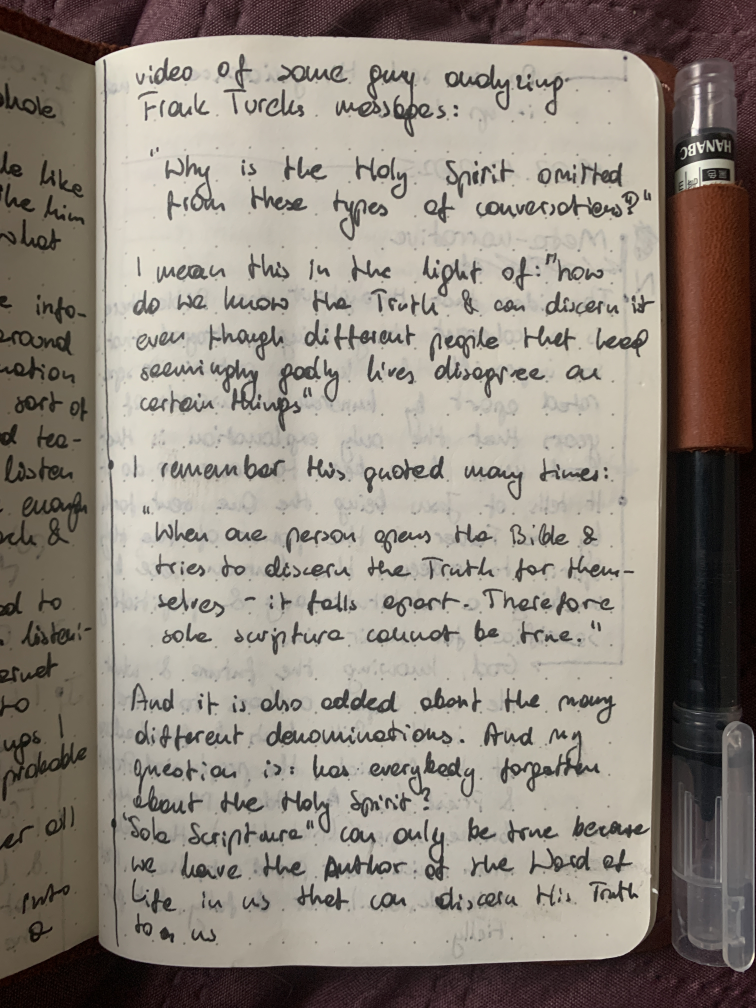
#> input picture sample1.jpg, 3024 x 4032 px (shown at 1/4 size)
$ python -i util.py   (imports and definitions only)   (older library calls are emulated)
#> lines starting #> are read from the running program, lines starting #| are printed output that depends on the picture; after the words box and inside, x2 and y2 are one past the last pixel; in counts of white or black regions, pixels touching at a corner belong together
import cv2
import numpy as np
import matplotlib.pyplot as plt

def show(img, title=None):
    plt.imshow(cv2.cvtColor(img, cv2.COLOR_BGR2RGB))
    if title:
        plt.title(title)


def resize_to_consistent_resolution(img, target_width=2000, target_height=None):
    """
    Resizes an input image to a consistent resolution for downstream processing.

    Parameters:
        img: np.ndarray
            Input BGR image.
        target_width: int,......
            Desired width in pixels (default 2000).
        target_height: int or None
            Optional fixed height. If None, height is scaled to preserve aspect ratio.

    Returns:
        resized_img: np.ndarray
            Image resized to the desired resolution.
        scale_x, scale_y: float
            Scaling factors applied to width and height (for coordinate adjustments).
    """
    h, w = img.shape[:2]

    if target_height is None:
        # Preserve aspect ratio
        scale = target_width / w
        target_height = int(h * scale)
    else:
        # Fixed dimensions (may distort slightly)
        scale = None

    resized_img = cv2.resize(img, (target_width, target_height), interpolation=cv2.INTER_AREA)

    # Calculate scaling factors (useful if you want to map coordinates back to original image)
    scale_x = target_width / w
    scale_y = target_height / h

    return resized_img, scale_x, scale_y


def find_edges(img_gray, kernel_size, binary_min_threshold):
    gradient_x = cv2.Sobel(img_gray, cv2.CV_64F, 1, 0, ksize=kernel_size)
    gradient_y = cv2.Sobel(img_gray, cv2.CV_64F, 0, 1, ksize=kernel_size)

    gradient_magnitude = cv2.magnitude(gradient_x, gradient_y)
    gradient_magnitude = cv2.normalize(gradient_magnitude, None, 0, 255, cv2.NORM_MINMAX)
    gradient_magnitude = np.uint8(gradient_magnitude)

    _, edges = cv2.threshold(gradient_magnitude, binary_min_threshold, 255, cv2.THRESH_BINARY)

    return edges


def dilate(img, kernel_size, iterations):
    kernel = np.ones((kernel_size, kernel_size), np.uint8)
    eroded = cv2.dilate(img, kernel, iterations)
    return eroded


def erode(img, kernel_size, iterations):
    kernel = np.ones((kernel_size, kernel_size), np.uint8)
    eroded = cv2.erode(img, kernel, iterations)
    return eroded


def draw_lines(img, lines, title=None):
    line_img = img.copy()

    for line in lines:
        # handle both shapes
        if isinstance(line, (list, np.ndarray)) and len(line) == 1:
            x1, y1, x2, y2 = line[0]
        else:
            x1, y1, x2, y2 = line
        cv2.line(line_img, (x1, y1), (x2, y2), (0, 255, 0), thickness=15)

    plt.imshow(cv2.cvtColor(line_img, cv2.COLOR_BGR2RGB))
    if title:
        plt.title(title)


def filter_lines2(lines, horizontal_angle_variance, vertical_angle_variance):
    horiz_thresh = np.radians(horizontal_angle_variance)
    vert_thresh = np.radians(vertical_angle_variance)

    horizontal_lines, vertical_lines = [], []

    for line in lines:
        x1, y1, x2, y2 = line[0]
        angle = np.arctan2(y2 - y1, x2 - x1)

        # normalize angle to [0, π)
        if angle < 0:
            angle += np.pi

        if abs(angle) < horiz_thresh or abs(angle - np.pi) < horiz_thresh:
            horizontal_lines.append((x1, y1, x2, y2))
        elif abs(angle - np.pi/2) < vert_thresh:
            vertical_lines.append((x1, y1, x2, y2))

    return horizontal_lines, vertical_lines


def select_edge_lines(lines, orientation, min_separation):
    """
    Selects 2 longest lines that are sufficiently separated.
    Returns them sorted:
      - horizontal: top first, then bottom
      - vertical: left first, then right
    """
    lines_with_length = []
    for line in lines:
        x1, y1, x2, y2 = line
        length = np.hypot(x2 - x1, y2 - y1)
        lines_with_length.append((length, line))
    lines_with_length.sort(key=lambda x: x[0], reverse=True)

    selected = []
    for _, line in lines_with_length:
        if not selected:
            selected.append(line)
        else:
            x1, y1, x2, y2 = line
            if orientation == "horizontal":
                prev_y = np.mean([l[1] for l in selected] + [l[3] for l in selected])
                line_y = (y1 + y2) / 2
                if abs(line_y - prev_y) >= min_separation:
                    selected.append(line)
            elif orientation == "vertical":
                prev_x = np.mean([l[0] for l in selected] + [l[2] for l in selected])
                line_x = (x1 + x2) / 2
                if abs(line_x - prev_x) >= min_separation:
                    selected.append(line)
        if len(selected) == 2:
            break

    # Sort selected lines spatially
    if len(selected) == 2:
        if orientation == "horizontal":
            # sort by y (top first)
            selected.sort(key=lambda l: np.mean([l[1], l[3]]))
        elif orientation == "vertical":
            # sort by x (left first)
            selected.sort(key=lambda l: np.mean([l[0], l[2]]))

    return selected


def extend_line_to_image(line, img_shape, orientation):
    """
    Extends a line to the full image boundary in the specified orientation.

    Parameters:
        line: tuple (x1, y1, x2, y2)
        img_shape: shape of the image (height, width, ...)
        orientation: "horizontal" or "vertical"

    Returns:
        (x1, y1, x2, y2) - extended line clipped to image boundaries
    """
    height, width = img_shape[:2]
    x1, y1, x2, y2 = map(float, line)

    if orientation == "horizontal":
        # Avoid division by zero if the line is perfectly vertical
        if x2 == x1:
            x2 += 1e-6

        slope = (y2 - y1) / (x2 - x1)
        intercept = y1 - slope * x1

        # Extend line across entire image width
        new_x1, new_x2 = 0, width - 1
        new_y1 = slope * new_x1 + intercept
        new_y2 = slope * new_x2 + intercept

    elif orientation == "vertical":
        # Avoid division by zero if the line is perfectly horizontal
        if y2 == y1:
            y2 += 1e-6

        slope = (x2 - x1) / (y2 - y1)
        intercept = x1 - slope * y1

        # Extend line across entire image height
        new_y1, new_y2 = 0, height - 1
        new_x1 = slope * new_y1 + intercept
        new_x2 = slope * new_y2 + intercept

    else:
        raise ValueError("orientation must be 'horizontal' or 'vertical'")

    # Clip coordinates to image boundaries
    new_x1 = np.clip(new_x1, 0, width - 1)
    new_x2 = np.clip(new_x2, 0, width - 1)
    new_y1 = np.clip(new_y1, 0, height - 1)
    new_y2 = np.clip(new_y2, 0, height - 1)

    return int(new_x1), int(new_y1), int(new_x2), int(new_y2)

def compute_intersection(line1, line2):
    """
    Compute intersection point of two lines given as (x1, y1, x2, y2).
    Returns (x, y) as int tuple, or None if lines are parallel.
    """
    x1, y1, x2, y2 = map(float, line1)
    x3, y3, x4, y4 = map(float, line2)

    denom = (x1 - x2)*(y3 - y4) - (y1 - y2)*(x3 - x4)
    if denom == 0:
        return None  # Parallel lines

    px = ((x1*y2 - y1*x2)*(x3 - x4) - (x1 - x2)*(x3*y4 - y3*x4)) / denom
    py = ((x1*y2 - y1*x2)*(y3 - y4) - (y1 - y2)*(x3*y4 - y3*x4)) / denom
    return (int(px), int(py))

def clip_point_to_image(point, img_shape):
    h, w = img_shape[:2]
    x = np.clip(point[0], 0, w - 1)
    y = np.clip(point[1], 0, h - 1)
    return (int(x), int(y))


def draw_corners(img, corners, title=None):
    corner_vis = img.copy()
    corner_colors = [(0, 255, 0), (255, 0, 0), (0, 0, 255), (0, 255, 255)]
    corner_labels = ["tl", "tr", "br", "bl"]

    for (corner, color, label) in zip(corners, corner_colors, corner_labels):
        x, y = int(corner[0]), int(corner[1])
        cv2.circle(corner_vis, (x, y), 20, color, -1)
        # Offset the label slightly so it's readable
        cv2.putText(corner_vis, label, (x, y - 25),
                    cv2.FONT_HERSHEY_SIMPLEX, 3, (255, 255, 255), 5, cv2.LINE_AA)

    plt.imshow(cv2.cvtColor(corner_vis, cv2.COLOR_BGR2RGB))
    if title:
        plt.title(title)

def rescale_corners_to_original(corners, scale_x, scale_y):
    """
    Rescales a list of (x, y) coordinates from resized image space
    back to the original image dimensions.

    Parameters:
        points: list of (x, y)
            Coordinates from the resized image.
        scale_x: float
            Scale factor used for width during resizing.
        scale_y: float
            Scale factor used for height during resizing.

    Returns:
        rescaled_points: list of (x, y)
            Coordinates mapped back to the original image size.
    """
    rescaled_corners = []
    for (x, y) in corners:
        orig_x = int(x / scale_x)
        orig_y = int(y / scale_y)
        rescaled_corners.append((orig_x, orig_y))
    return rescaled_corners


def crop_from_corners(img, corners, title=None):
    x_coords = [c[0] for c in corners]
    y_coords = [c[1] for c in corners]
    x_min, x_max = min(x_coords), max(x_coords)
    y_min, y_max = min(y_coords), max(y_coords)

    cropped_img = img[y_min:y_max, x_min:x_max]

    plt.imshow(cv2.cvtColor(cropped_img, cv2.COLOR_BGR2RGB))
    if title:
        plt.title(title)


def find_text_region(img_path, show_images=True):
#> called with img_path = '../sample1.jpg', show_images = True
    img_original = cv2.imread(img_path)
#> img_original is the input picture: shape (4032, 3024, 3); mean B, G, R 126.7, 136.5, 144.5
    resize_image = False
    if img_original.shape != (4032, 3024):
        resize_image = True
        img, scale_x, scale_y = resize_to_consistent_resolution(img_original, target_width=3024, target_height=4032)
#> scale_x = 1; scale_y = 1
    else:
        img = img_orignal.copy()

    gray = cv2.cvtColor(img, cv2.COLOR_BGR2GRAY)
    edges = find_edges(gray, kernel_size=5, binary_min_threshold=30)
#> in find_edges, `gradient_y = cv2.Sobel(img_gray, cv2.CV_64F, 0, 1, ksize=kernel_size)`:
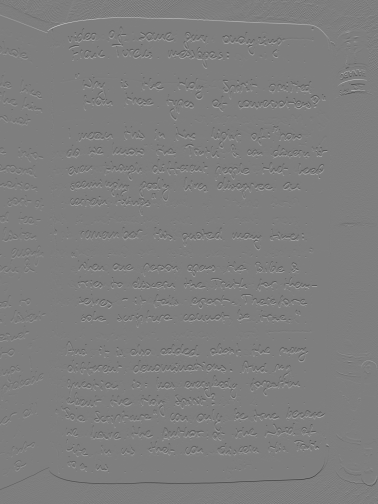
#> gradient_y: shape (4032, 3024) float64 (shown at 1/8 size); min -7821, max 7938, mean -0.6; drawn with min black and max white
#> in find_edges, `_, edges = cv2.threshold(gradient_magnitude, binary_min_threshold, 255..`:
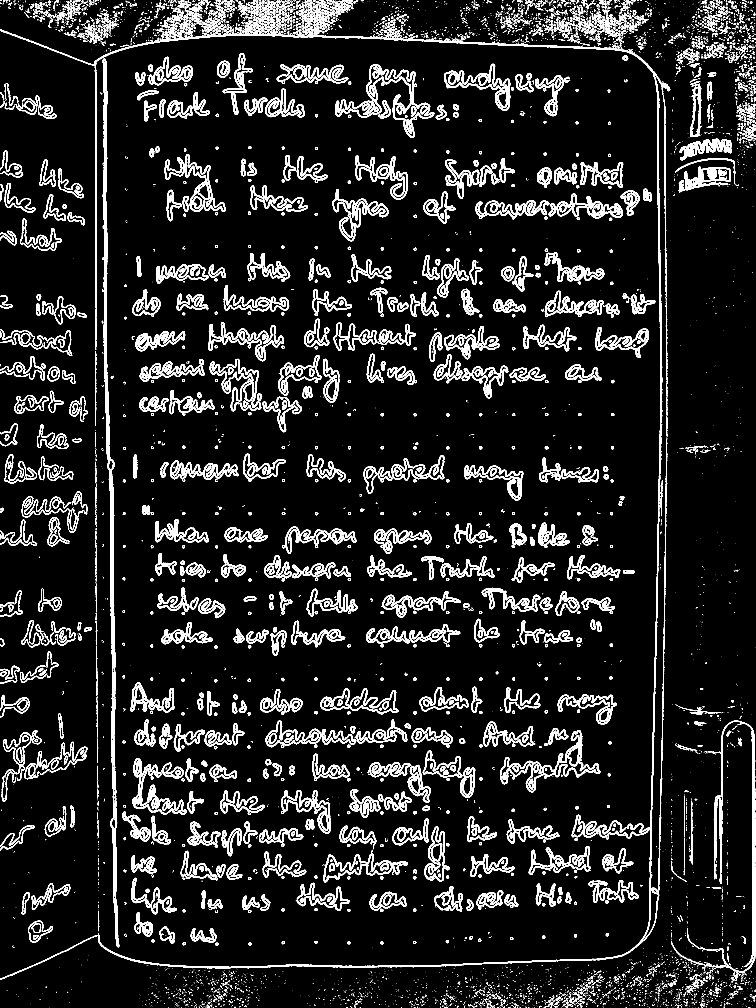
#> edges: shape (4032, 3024) (shown at 1/4 size); 9.4% white; 8871 white regions (6171 under 20 px), largest, box (x1, y1, x2, y2) and area: (0, 308, 2669, 3919) 39749, (410, 234, 477, 3789) 36423, (0, 117, 2681, 1400) 22344
    # show(edges)

    dilated = dilate(edges, kernel_size=7, iterations=1)
    if show_images:
        plt.figure(figsize=(14,12))
        plt.subplot(1,3,1)
        show(dilated, title="step 1 - dilate")

    eroded = erode(dilated, kernel_size=7, iterations=1)
#> in erode, `eroded = cv2.erode(img, kernel, iterations)`:
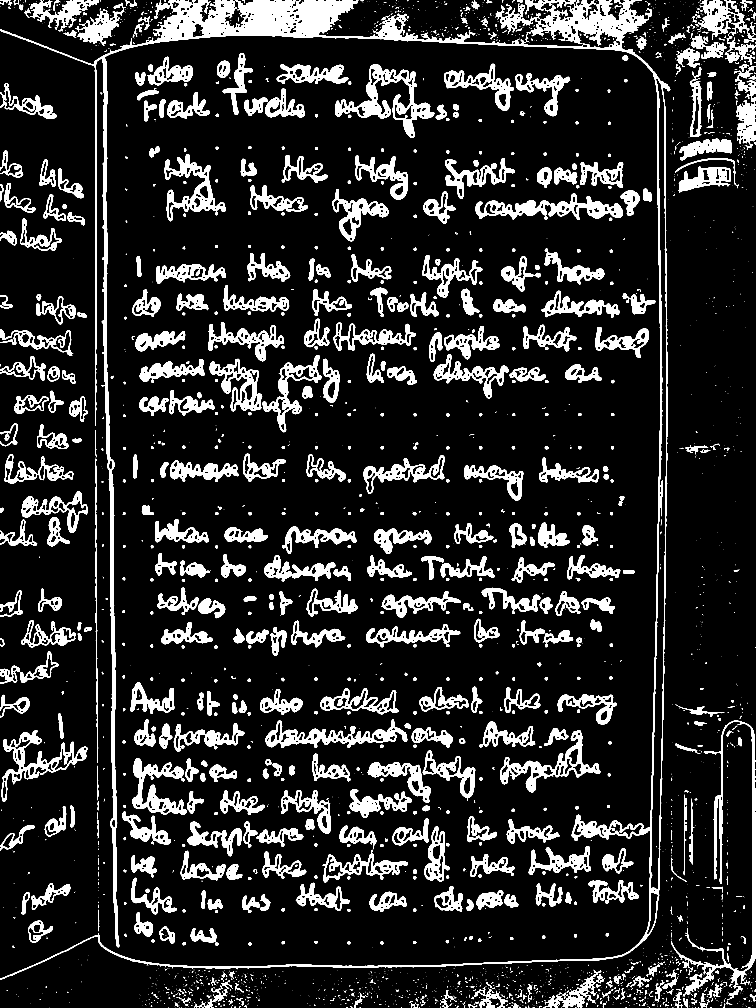
#> eroded: shape (4032, 3024) (shown at 1/4 size); 13.7% white; 2872 white regions (1862 under 20 px), largest, box (x1, y1, x2, y2) and area: (0, 0, 2681, 3919) 257749, (2685, 2882, 3024, 3996) 31262, (1341, 256, 1737, 550) 26614
    if show_images:
        plt.subplot(1,3,2)
        show(eroded, title="step 2 - erode")

    dilated = dilate(eroded, kernel_size=7, iterations=1)
    if show_images:
        plt.subplot(1,3,3)
        show(dilated, title="step 3 - dilate")

    # Apply the Probabilistic Hough Line Transform
    lines = cv2.HoughLinesP(
        dilated,              # Edge-detected image
        rho=1,                # Distance resolution in pixels
        theta=np.pi / 180,    # Angle resolution in radians
        threshold=100,        # Minimum number of intersections to detect a line
        minLineLength=200,    # Minimum length of line to be detected
        maxLineGap=30         # Maximum allowed gap between line segments to be connected
    )

    # Filter lines to only have horizontal & vertical
    horizontal_angle_variance = 5
    vertical_angle_variance = 5
    horizontal_lines, vertical_lines = filter_lines2(lines, horizontal_angle_variance, vertical_angle_variance)
#> the loop in filter_lines2, `for line in lines:` made 3292 passes
#> (x1, y1, x2, y2, angle) on passes 1 to 8: (436, 1572, 466, 3333, 1.55), (411, 521, 469, 3826, 1.55), (412, 480, 470, 3826, 1.55), (411, 331, 427, 1304, 1.55), (432, 1505, 468, 3553, 1.55), (385, 3011, 385, 236, 1.57), (387, 1572, 387, 235, 1.57), (2601, 3738, 2635, 1783, 1.59)
#> after the loop in filter_lines2, `for line in lines:`: horizontal_lines = 2095 items, first 6: (2768, 83, 3012, 87), (644, 108, 2409, 200), (453, 24, 1364, 56), (644, 110, 2241, 193), (644, 107, 2577, 208), (607, 24, 1393, 52); vertical_lines = 319 items, first 6: (436, 1572, 466, 3333), (411, 521, 469, 3826), (412, 480, 470, 3826), (411, 331, 427, 1304), (432, 1505, 468, 3553), (385, 3011, 385, 236)
    filtered_lines = horizontal_lines + vertical_lines
#> filtered_lines = 2414 items, first 6: (2768, 83, 3012, 87), (644, 108, 2409, 200), (453, 24, 1364, 56), (644, 110, 2241, 193), (644, 107, 2577, 208), (607, 24, 1393, 52)

    if show_images:
        plt.figure(figsize=(10, 8))
        plt.subplot(1, 2, 1)
        draw_lines(img, lines, title="lines found")
#> the loop in draw_lines, `for line in lines:` made 3292 passes
#> after the loop in draw_lines, `for line in lines:`:
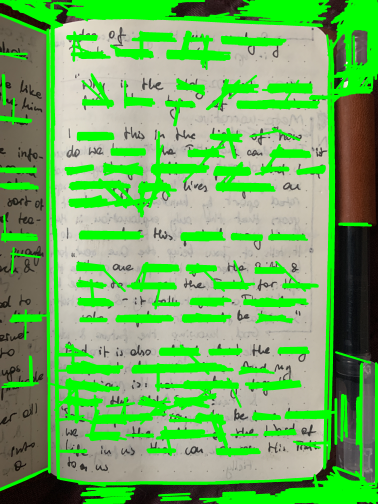
#> line_img: shape (4032, 3024, 3) (shown at 1/8 size); mean B, G, R 100, 173.5, 114

        plt.subplot(1, 2, 2)
        draw_lines(img, filtered_lines, title="lines filtered")
#> the loop in draw_lines (call 2), `for line in lines:` made 2414 passes

        plt.show()
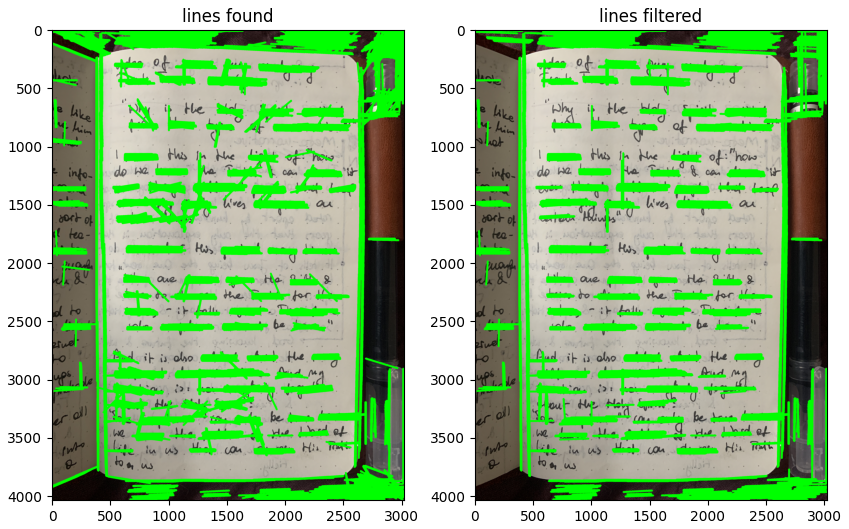
#> figure drawn by matplotlib, 2 panels

    edges_horizontal = select_edge_lines(horizontal_lines, "horizontal", min_separation=2500)
#> the loop in select_edge_lines, `for line in lines:` made 2095 passes
#> the loop in select_edge_lines, `for _, line in lines_with_length:` made 9 passes
#> line on passes 1 to 8: (544, 100, 2562, 206), (644, 107, 2577, 208), (628, 105, 2507, 204), (644, 108, 2409, 200), (644, 110, 2241, 193), (643, 111, 2165, 190), (643, 112, 2072, 186), (637, 112, 2015, 184)
    edges_vertical = select_edge_lines(vertical_lines, "vertical", min_separation=2000)
#> the loop in select_edge_lines (call 2), `for line in lines:` made 319 passes
#> the loop in select_edge_lines (call 2), `for _, line in lines_with_length:` made 9 passes
#> line on passes 1 to 8: (412, 446, 471, 3827), (412, 480, 470, 3826), (411, 521, 469, 3826), (385, 3011, 385, 236), (384, 2910, 384, 236), (383, 2797, 383, 237), (382, 2694, 382, 238), (381, 2566, 381, 238)

    if show_images:
        plt.figure(figsize=(10,8))
        draw_lines(img, edges_horizontal+edges_vertical)
        plt.show()

    extended_horizontal_edges = [extend_line_to_image(l, img.shape, "horizontal") for l in edges_horizontal]
    extended_vertical_edges = [extend_line_to_image(l, img.shape, "vertical") for l in edges_vertical]

    if show_images:
        plt.figure(figsize=(10,8))
        draw_lines(img, extended_horizontal_edges+extended_vertical_edges, title="extended page edges")
        plt.show

    top_line, bottom_line = edges_horizontal
    left_line, right_line = edges_vertical

    tl = compute_intersection(top_line, left_line)    # top-left
    tr = compute_intersection(top_line, right_line)   # top-right
    bl = compute_intersection(bottom_line, left_line) # bottom-left
    br = compute_intersection(bottom_line, right_line)# bottom-right

    corners = [tl, tr, br, bl]
    for x, y in corners:
        if x < 0 or y < 0:
            print(x, y)
#> this loop made 4 passes
#> (x, y) on passes 1 to 4: (405, 92), (2691, 212), (2628, 3866), (471, 3866)

    corners = [clip_point_to_image(cnr, img.shape) for cnr in corners]
    print(corners)
#| [(405, 92), (2691, 212), (2628, 3866), (471, 3866)]

    if show_images:
        plt.figure(figsize=(10,8))
        draw_corners(img, corners, "Detected page corners")
#> the loop in draw_corners, `for (corner, color, label) in zip(corners, corner_colors, corner_label..` made 4 passes
#> (corner, color, label) on passes 1 to 4: ((405, 92), (0, 255, 0), 'tl'), ((2691, 212), (255, 0, 0), 'tr'), ((2628, 3866), (0, 0, 255), 'br'), ((471, 3866), (0, 255, 255), 'bl')
        plt.show()

    if resize_image:
        corners_original = rescale_corners_to_original(corners, scale_x, scale_y)
#> the loop in rescale_corners_to_original, `for (x, y) in corners:` made 4 passes
        if show_images:
            plt.figure(figsize=(10,8))
            draw_corners(img_original, corners_original, "Page corners in original image size")
#> the loop in draw_corners (call 2), `for (corner, color, label) in zip(corners, corner_colors, corner_label..` made 4 passes
            plt.show()


    plt.figure(figsize=(10,8))
    if resize_image:
        crop_from_corners(img_original, corners_original, "Detected page on image")
#> in crop_from_corners, `cropped_img = img[y_min:y_max, x_min:x_max]`:
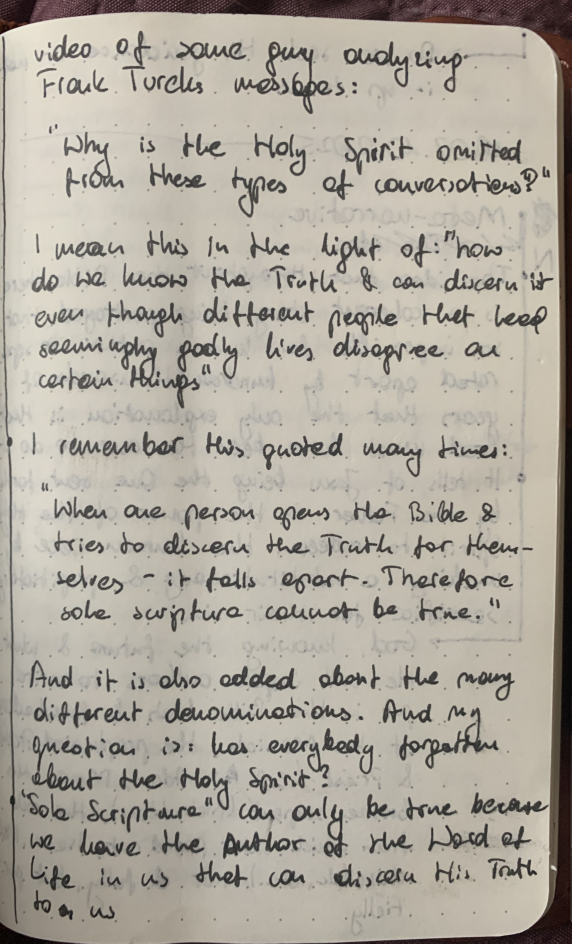
#> cropped_img: shape (3774, 2286, 3) (shown at 1/4 size); mean B, G, R 156.5, 167.2, 173
    else:
        crop_from_corners(img_original, corners, "Detected page on image")
    plt.show()

    return corners


>>> result = find_text_region('../sample1.jpg')
